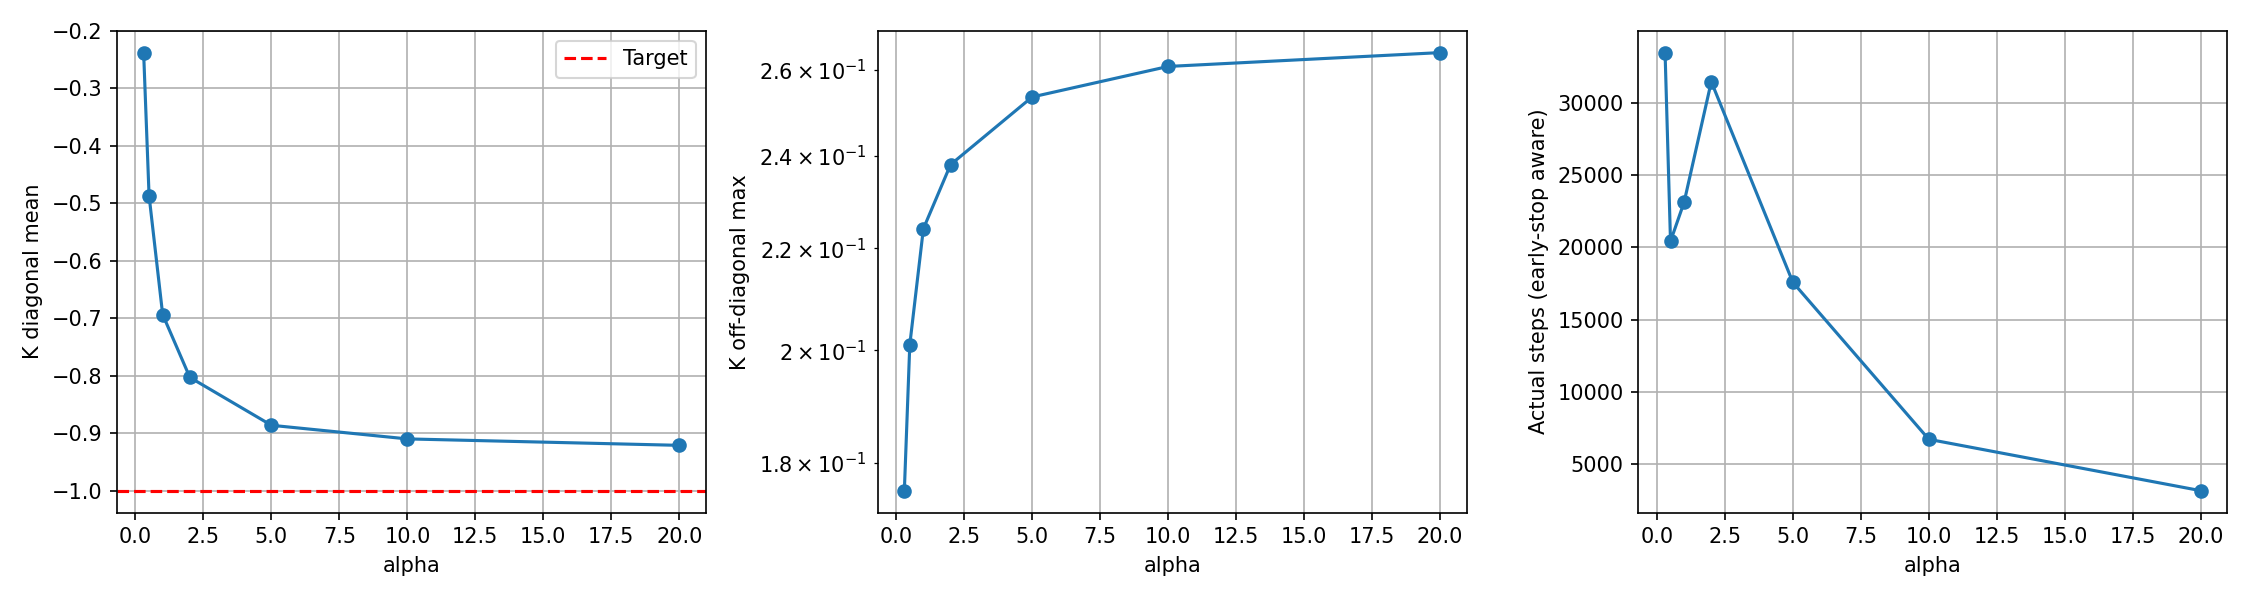

Reproduce this figure in Python.
"""
Test 1.2: Independence of alpha (weight of Killing tension).
Question: Does the final algebra depend on the relative weight alpha?

EXPECTED: All alphas produce a closed SU(2) algebra; only convergence speed varies.
The optimizer has early-stopping (plateau detection), so each alpha runs
until it converges or stalls — no need to pre-tune step counts.
"""
import sys, os
sys.path.insert(0, os.path.dirname(__file__))

import numpy as np
from shared_utils import evolve_parallel, killing_metric, commutator, check_in_span


def run_test_alpha_independence(steps=15000):
    print("=" * 70)
    print("TEST 1.2: INDEPENDENCE OF ALPHA")
    print("=" * 70)

    # Start at 0.3 — very low alphas (≤0.1) genuinely cannot drive K→-I
    alphas = [0.3, 0.5, 1.0, 2.0, 5.0, 10.0, 20.0]
    # Give generous budget; early stopping will cut short if plateau reached
    max_steps = 50000

    tasks = [
        {'seed': 42, 'n_gen': 3, 'dim': 2,
         'steps': max_steps,
         'lr': 0.001, 'alpha': alpha, 'beta': 1.0,
         'killing_target': -1.0, 'verbose': False}
        for alpha in alphas
    ]
    print(f"  Running {len(alphas)} alpha values in parallel (max {max_steps} steps, early-stop on plateau)...")
    raw = evolve_parallel(tasks)

    results = []
    for alpha, (final_gen, hist) in zip(alphas, raw):
        K = killing_metric(final_gen)
        K_diag_mean = np.mean(np.diag(K))
        K_offdiag_max = np.max(np.abs(K - np.diag(np.diag(K))))
        T_final = hist["T_total"][-1]
        actual_steps = len(hist["T_total"])
        stopped_early = actual_steps < max_steps

        closes_all = all(
            check_in_span(commutator(final_gen[i], final_gen[j]), final_gen)
            for i, j in [(0, 1), (1, 2), (2, 0)]
        )

        results.append({
            "alpha": alpha,
            "K_diag": K_diag_mean,
            "K_offdiag": K_offdiag_max,
            "T_final": T_final,
            "actual_steps": actual_steps,
            "stopped_early": stopped_early,
            "closes": closes_all,
        })

        tag = "plateau" if stopped_early else "max"
        print(f"  alpha={alpha:5.1f}: K_diag={K_diag_mean:.4f}, "
              f"closes={closes_all}, K_offdiag={K_offdiag_max:.6f}, "
              f"steps={actual_steps} ({tag})")

    # ---- Analysis ----
    K_diags = [r["K_diag"] for r in results]
    K_spread = max(K_diags) - min(K_diags)
    closes_count = sum(r["closes"] for r in results)
    early_stops = sum(r["stopped_early"] for r in results)

    print("\n--- RESULTS ---")
    print(f"K_diag range across alphas: [{min(K_diags):.4f}, {max(K_diags):.4f}]")
    print(f"K_diag spread: {K_spread:.4f}")
    print(f"Early stopped (plateau): {early_stops}/{len(alphas)}")
    print(f"Closure: {closes_count}/{len(alphas)}")

    # ---- Plot ----
    try:
        import matplotlib.pyplot as plt
        fig, axes = plt.subplots(1, 3, figsize=(15, 4))

        axes[0].plot([r["alpha"] for r in results],
                     [r["K_diag"] for r in results], "o-")
        axes[0].axhline(-1.0, color="r", linestyle="--", label="Target")
        axes[0].set_xlabel("alpha")
        axes[0].set_ylabel("K diagonal mean")
        axes[0].legend()
        axes[0].grid(True)

        axes[1].semilogy([r["alpha"] for r in results],
                         [r["K_offdiag"] for r in results], "o-")
        axes[1].set_xlabel("alpha")
        axes[1].set_ylabel("K off-diagonal max")
        axes[1].grid(True)

        axes[2].plot([r["alpha"] for r in results],
                     [r["actual_steps"] for r in results], "o-")
        axes[2].set_xlabel("alpha")
        axes[2].set_ylabel("Actual steps (early-stop aware)")
        axes[2].grid(True)

        plt.tight_layout()
        plt.savefig(os.path.join(os.path.dirname(__file__), "test_1_2_alpha_independence.png"), dpi=150)
        print("\nPlot saved: test_1_2_alpha_independence.png")
    except ImportError:
        print("(matplotlib not available, skipping plot)")

    # ---- Verdict ----
    print("\n--- VERDICT ---")
    if closes_count == len(alphas):
        print(f"PASS: All {len(alphas)} alpha values produce closed SU(2) algebra.")
        print(f"  K_diag spread: {K_spread:.4f} (convergence tightness varies with alpha).")
    elif closes_count >= len(alphas) - 1:
        print(f"PARTIAL: {closes_count}/{len(alphas)} close. One alpha may need more steps.")
    else:
        print(f"FAIL: Only {closes_count}/{len(alphas)} alphas produce SU(2).")

    return results


if __name__ == "__main__":
    run_test_alpha_independence()
